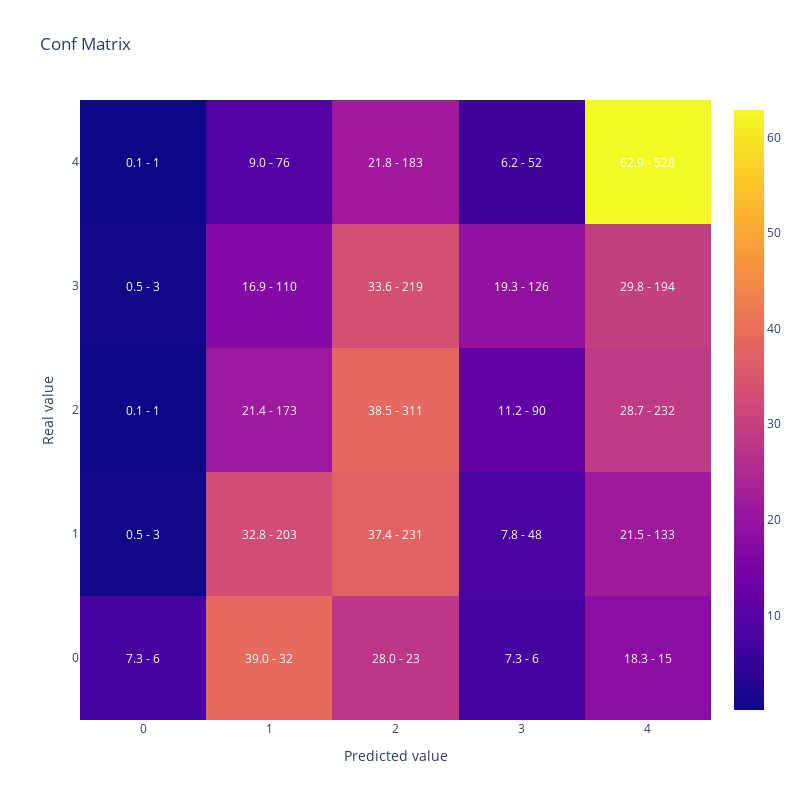

Write notebook code for a chart like this one.
### Code cell
y_pred = lgb_model.predict(X_test).argmax(axis=1)

display(plot_confusion_matrix(y_test,y_pred))

{'kappa':cohen_kappa_score(y_test,
                y_pred,
                weights = 'quadratic'),
 'accuracy':accuracy_score(y_test,y_pred),
 'balanced_accuracy':balanced_accuracy_score(y_test,y_pred)}

### Figure 1 — Plotly figure (JSON) as saved in the notebook; plotly's stock layout.template omitted (floating-point values rounded to 4 significant figures)
{"data": [{"type": "heatmap", "x": [0, 1, 2, 3, 4], "y": [0, 1, 2, 3, 4], "z": [[7.317, 39.02, 28.05, 7.317, 18.29], [0.4854, 32.85, 37.38, 7.767, 21.52], [0.1239, 21.44, 38.54, 11.15, 28.75], [0.4601, 16.87, 33.59, 19.33, 29.75], [0.119, 9.048, 21.79, 6.19, 62.86]]}], "layout": {"annotations": [{"font": {"color": "white"}, "showarrow": false, "text": "7.3 - 6", "x": 0, "xref": "x", "y": 0, "yref": "y"}, {"font": {"color": "white"}, "showarrow": false, "text": "39.0 - 32", "x": 1, "xref": "x", "y": 0, "yref": "y"}, {"font": {"color": "white"}, "showarrow": false, "text": "28.0 - 23", "x": 2, "xref": "x", "y": 0, "yref": "y"}, {"font": {"color": "white"}, "showarrow": false, "text": "7.3 - 6", "x": 3, "xref": "x", "y": 0, "yref": "y"}, {"font": {"color": "white"}, "showarrow": false, "text": "18.3 - 15", "x": 4, "xref": "x", "y": 0, "yref": "y"}, {"font": {"color": "white"}, "showarrow": false, "text": "0.5 - 3", "x": 0, "xref": "x", "y": 1, "yref": "y"}, {"font": {"color": "white"}, "showarrow": false, "text": "32.8 - 203", "x": 1, "xref": "x", "y": 1, "yref": "y"}, {"font": {"color": "white"}, "showarrow": false, "text": "37.4 - 231", "x": 2, "xref": "x", "y": 1, "yref": "y"}, {"font": {"color": "white"}, "showarrow": false, "text": "7.8 - 48", "x": 3, "xref": "x", "y": 1, "yref": "y"}, {"font": {"color": "white"}, "showarrow": false, "text": "21.5 - 133", "x": 4, "xref": "x", "y": 1, "yref": "y"}, {"font": {"color": "white"}, "showarrow": false, "text": "0.1 - 1", "x": 0, "xref": "x", "y": 2, "yref": "y"}, {"font": {"color": "white"}, "showarrow": false, "text": "21.4 - 173", "x": 1, "xref": "x", "y": 2, "yref": "y"}, {"font": {"color": "white"}, "showarrow": false, "text": "38.5 - 311", "x": 2, "xref": "x", "y": 2, "yref": "y"}, {"font": {"color": "white"}, "showarrow": false, "text": "11.2 - 90", "x": 3, "xref": "x", "y": 2, "yref": "y"}, {"font": {"color": "white"}, "showarrow": false, "text": "28.7 - 232", "x": 4, "xref": "x", "y": 2, "yref": "y"}, {"font": {"color": "white"}, "showarrow": false, "text": "0.5 - 3", "x": 0, "xref": "x", "y": 3, "yref": "y"}, {"font": {"color": "white"}, "showarrow": false, "text": "16.9 - 110", "x": 1, "xref": "x", "y": 3, "yref": "y"}, {"font": {"color": "white"}, "showarrow": false, "text": "33.6 - 219", "x": 2, "xref": "x", "y": 3, "yref": "y"}, {"font": {"color": "white"}, "showarrow": false, "text": "19.3 - 126", "x": 3, "xref": "x", "y": 3, "yref": "y"}, {"font": {"color": "white"}, "showarrow": false, "text": "29.8 - 194", "x": 4, "xref": "x", "y": 3, "yref": "y"}, {"font": {"color": "white"}, "showarrow": false, "text": "0.1 - 1", "x": 0, "xref": "x", "y": 4, "yref": "y"}, {"font": {"color": "white"}, "showarrow": false, "text": "9.0 - 76", "x": 1, "xref": "x", "y": 4, "yref": "y"}, {"font": {"color": "white"}, "showarrow": false, "text": "21.8 - 183", "x": 2, "xref": "x", "y": 4, "yref": "y"}, {"font": {"color": "white"}, "showarrow": false, "text": "6.2 - 52", "x": 3, "xref": "x", "y": 4, "yref": "y"}, {"font": {"color": "white"}, "showarrow": false, "text": "62.9 - 528", "x": 4, "xref": "x", "y": 4, "yref": "y"}], "height": 800, "title": {"text": "Conf Matrix"}, "width": 800, "xaxis": {"title": {"text": "Predicted value"}}, "yaxis": {"title": {"text": "Real value"}}}}
